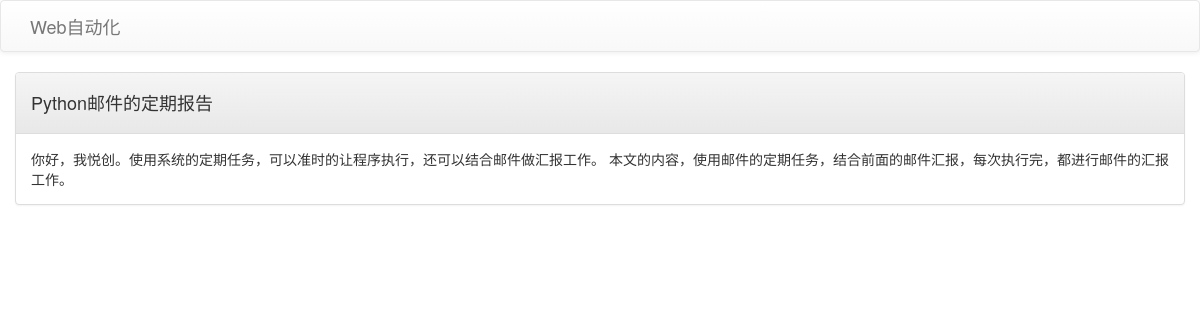
Page /article/3 on the committed database.
### blog/models.py (models this page shows, shortened)
class Article(models.Model):
	title = models.CharField(max_length=64, verbose_name="标题")
	abstract = models.CharField(max_length=128, verbose_name="摘要")
	content = models.TextField(verbose_name="内容")

### blog/views.py (the view)
# urls.py: path('article/<int:id>', article_detail),
def article_detail(request, id):
	article = Article.objects.get(id=id)
	return render(request, 'article.html', {'article': article})

### blog/templates/article.html (shortened to what this page needs)
<!DOCTYPE html>
<html>
<head>
	<link rel="stylesheet" href="https://cdn.jsdelivr.net/npm/bootstrap@3.3.7/dist/css/bootstrap.min.css">
	<link rel="stylesheet" href="https://cdn.jsdelivr.net/npm/bootstrap@3.3.7/dist/css/bootstrap-theme.min.css">
</head>
<body>
	<nav class="navbar navbar-default">
	  <div class="container">
	    <div class="navbar-header">
	      <a class="navbar-brand" href="#">Web自动化</a>
	    </div>
	  </div>
	</nav>
<div class="container">
	<div class="row">
		<div class="col-md">
			<div class="panel panel-default">
				<div class="panel-heading">
					<h4>{{article.title}}</h4>
				</div>
				<div class="panel-body">
                    {{article.content}}
				</div>
			</div>
		</div>
	</div>
</div>
</body>
</html>

### rows in the picture
Article: title "Python邮件的定期报告", content "你好，我悦创。使用系统的定期任务，可以准时的让程序执行，还可以结合邮件做汇报工作。 本文的内容，使用邮件的定期任务，结合前面的邮件汇报，每次执行完，都进行邮件的汇报工作。"
